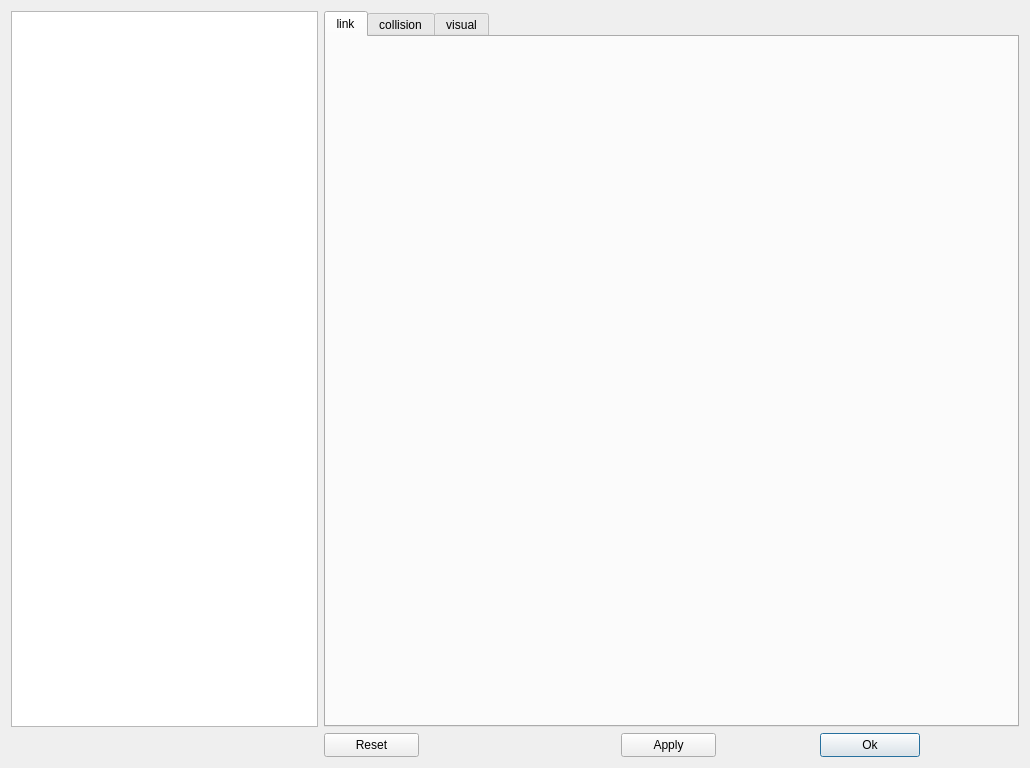
<?xml version="1.0" encoding="UTF-8"?>
<ui version="4.0">
 <class>model_editor</class>
 <widget class="QDialog" name="model_editor">
  <property name="geometry">
   <rect>
    <x>0</x>
    <y>0</y>
    <width>1030</width>
    <height>764</height>
   </rect>
  </property>
  <property name="windowTitle">
   <string>Model Editor</string>
  </property>
  <layout class="QGridLayout" name="gridLayout_8">
   <item row="1" column="3">
    <widget class="QPushButton" name="ok_pb">
     <property name="minimumSize">
      <size>
       <width>90</width>
       <height>24</height>
      </size>
     </property>
     <property name="maximumSize">
      <size>
       <width>100</width>
       <height>30</height>
      </size>
     </property>
     <property name="text">
      <string>Ok</string>
     </property>
    </widget>
   </item>
   <item row="1" column="2">
    <widget class="QPushButton" name="Apply_pb">
     <property name="minimumSize">
      <size>
       <width>90</width>
       <height>24</height>
      </size>
     </property>
     <property name="maximumSize">
      <size>
       <width>95</width>
       <height>30</height>
      </size>
     </property>
     <property name="text">
      <string>Apply</string>
     </property>
    </widget>
   </item>
   <item row="1" column="1">
    <widget class="QPushButton" name="reset_pb">
     <property name="minimumSize">
      <size>
       <width>90</width>
       <height>24</height>
      </size>
     </property>
     <property name="maximumSize">
      <size>
       <width>95</width>
       <height>30</height>
      </size>
     </property>
     <property name="text">
      <string>Reset</string>
     </property>
    </widget>
   </item>
   <item row="0" column="0">
    <widget class="QTreeView" name="link_tree">
     <property name="minimumSize">
      <size>
       <width>216</width>
       <height>716</height>
      </size>
     </property>
     <property name="maximumSize">
      <size>
       <width>350</width>
       <height>800</height>
      </size>
     </property>
    </widget>
   </item>
   <item row="0" column="1" colspan="3">
    <widget class="QTabWidget" name="links_tab">
     <property name="minimumSize">
      <size>
       <width>695</width>
       <height>530</height>
      </size>
     </property>
     <property name="maximumSize">
      <size>
       <width>700</width>
       <height>800</height>
      </size>
     </property>
     <property name="currentIndex">
      <number>0</number>
     </property>
     <widget class="QWidget" name="links">
      <attribute name="title">
       <string>link</string>
      </attribute>
      <layout class="QGridLayout" name="gridLayout_2">
       <item row="0" column="0">
        <widget class="QStackedWidget" name="ModelEditorLinkStack">
         <widget class="QWidget" name="page_3"/>
         <widget class="QWidget" name="page_4"/>
        </widget>
       </item>
      </layout>
     </widget>
     <widget class="QWidget" name="collision_tab">
      <attribute name="title">
       <string>collision</string>
      </attribute>
      <layout class="QGridLayout" name="gridLayout">
       <item row="0" column="0">
        <widget class="QStackedWidget" name="ModelEditorCollisionStack">
         <widget class="QWidget" name="page_5"/>
         <widget class="QWidget" name="page_6"/>
        </widget>
       </item>
      </layout>
     </widget>
     <widget class="QWidget" name="visual_tab">
      <attribute name="title">
       <string>visual</string>
      </attribute>
      <layout class="QGridLayout" name="gridLayout_11">
       <item row="0" column="0">
        <widget class="QStackedWidget" name="ModelEditorVisualStack">
         <widget class="QWidget" name="page"/>
         <widget class="QWidget" name="page_2"/>
        </widget>
       </item>
      </layout>
     </widget>
    </widget>
   </item>
  </layout>
 </widget>
 <resources/>
 <connections/>
</ui>
